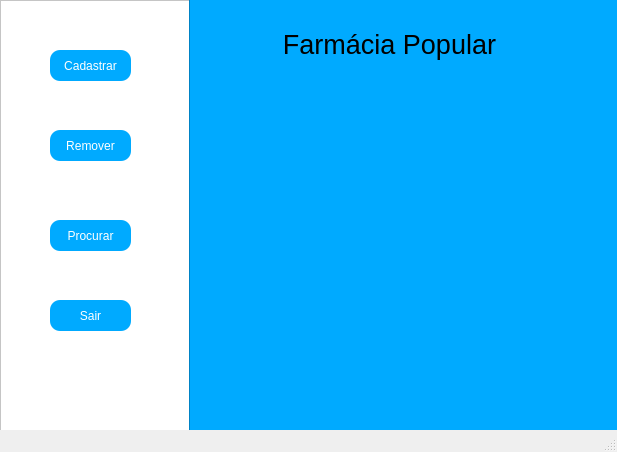
<?xml version="1.0" encoding="UTF-8"?>
<ui version="4.0">
 <class>Janela_Principal</class>
 <widget class="QMainWindow" name="Janela_Principal">
  <property name="geometry">
   <rect>
    <x>0</x>
    <y>0</y>
    <width>617</width>
    <height>452</height>
   </rect>
  </property>
  <property name="windowTitle">
   <string>MainWindow</string>
  </property>
  <widget class="QWidget" name="centralwidget">
   <widget class="QFrame" name="frame">
    <property name="geometry">
     <rect>
      <x>0</x>
      <y>0</y>
      <width>191</width>
      <height>511</height>
     </rect>
    </property>
    <property name="styleSheet">
     <string notr="true">background-color: rgb(255, 255, 255);</string>
    </property>
    <property name="frameShape">
     <enum>QFrame::StyledPanel</enum>
    </property>
    <property name="frameShadow">
     <enum>QFrame::Raised</enum>
    </property>
    <widget class="QPushButton" name="botao_cadastro">
     <property name="geometry">
      <rect>
       <x>50</x>
       <y>50</y>
       <width>81</width>
       <height>31</height>
      </rect>
     </property>
     <property name="styleSheet">
      <string notr="true">QPushButton{
	color: rgb(0, 0, 0);
	color: rgb(255, 255, 255);
border-radius: 10px 10px 20px 20px;
	background-color: rgb(0, 170, 255);
}
QPushButton:hover{
border-radius: 10px 10px 20px 20px;
	background-color: rgb(85, 170, 255);
}
</string>
     </property>
     <property name="text">
      <string>Cadastrar</string>
     </property>
    </widget>
    <widget class="QPushButton" name="botao_acessar_conta">
     <property name="geometry">
      <rect>
       <x>50</x>
       <y>130</y>
       <width>81</width>
       <height>31</height>
      </rect>
     </property>
     <property name="styleSheet">
      <string notr="true">QPushButton{
	color: rgb(0, 0, 0);
	color: rgb(255, 255, 255);
border-radius: 10px 10px 20px 20px;
	background-color: rgb(0, 170, 255);
}
QPushButton:hover{
border-radius: 10px 10px 20px 20px;
	background-color: rgb(85, 170, 255);
}
</string>
     </property>
     <property name="text">
      <string>Remover</string>
     </property>
    </widget>
    <widget class="QPushButton" name="botao_remedios">
     <property name="geometry">
      <rect>
       <x>50</x>
       <y>220</y>
       <width>81</width>
       <height>31</height>
      </rect>
     </property>
     <property name="styleSheet">
      <string notr="true">QPushButton{
	color: rgb(0, 0, 0);
	color: rgb(255, 255, 255);
border-radius: 10px 10px 20px 20px;
	background-color: rgb(0, 170, 255);
}
QPushButton:hover{
border-radius: 10px 10px 20px 20px;
	background-color: rgb(85, 170, 255);
}
</string>
     </property>
     <property name="text">
      <string>Procurar</string>
     </property>
    </widget>
    <widget class="QPushButton" name="botao_carrinho">
     <property name="geometry">
      <rect>
       <x>50</x>
       <y>300</y>
       <width>81</width>
       <height>31</height>
      </rect>
     </property>
     <property name="styleSheet">
      <string notr="true">QPushButton{
	color: rgb(0, 0, 0);
	color: rgb(255, 255, 255);
border-radius: 10px 10px 20px 20px;
	background-color: rgb(0, 170, 255);
}
QPushButton:hover{
border-radius: 10px 10px 20px 20px;
	background-color: rgb(85, 170, 255);
}
</string>
     </property>
     <property name="text">
      <string>Sair</string>
     </property>
    </widget>
   </widget>
   <widget class="QFrame" name="frame_2">
    <property name="geometry">
     <rect>
      <x>189</x>
      <y>-1</y>
      <width>431</width>
      <height>441</height>
     </rect>
    </property>
    <property name="styleSheet">
     <string notr="true">background-color: rgb(0, 170, 255);</string>
    </property>
    <property name="frameShape">
     <enum>QFrame::StyledPanel</enum>
    </property>
    <property name="frameShadow">
     <enum>QFrame::Raised</enum>
    </property>
    <widget class="QLabel" name="label_3">
     <property name="geometry">
      <rect>
       <x>10</x>
       <y>20</y>
       <width>381</width>
       <height>51</height>
      </rect>
     </property>
     <property name="styleSheet">
      <string notr="true">
font: 87 20pt &quot;Arial Black&quot;;
</string>
     </property>
     <property name="text">
      <string>&lt;html&gt;&lt;head/&gt;&lt;body&gt;&lt;p align=&quot;center&quot;&gt;&lt;span style=&quot; font-size:20pt;&quot;&gt;Farmácia Popular&lt;/span&gt;&lt;/p&gt;&lt;/body&gt;&lt;/html&gt;</string>
     </property>
    </widget>
    <widget class="QLabel" name="label">
     <property name="geometry">
      <rect>
       <x>100</x>
       <y>160</y>
       <width>231</width>
       <height>161</height>
      </rect>
     </property>
     <property name="text">
      <string/>
     </property>
     <property name="pixmap">
      <pixmap>Imagens/farmacia.png</pixmap>
     </property>
     <property name="scaledContents">
      <bool>true</bool>
     </property>
    </widget>
    <widget class="QLabel" name="label_2">
     <property name="geometry">
      <rect>
       <x>340</x>
       <y>20</y>
       <width>61</width>
       <height>51</height>
      </rect>
     </property>
     <property name="text">
      <string/>
     </property>
     <property name="pixmap">
      <pixmap>Imagens/farmacia (1).png</pixmap>
     </property>
     <property name="scaledContents">
      <bool>true</bool>
     </property>
    </widget>
   </widget>
  </widget>
  <widget class="QMenuBar" name="menubar">
   <property name="geometry">
    <rect>
     <x>0</x>
     <y>0</y>
     <width>617</width>
     <height>21</height>
    </rect>
   </property>
  </widget>
  <widget class="QStatusBar" name="statusbar"/>
 </widget>
 <resources/>
 <connections/>
</ui>
